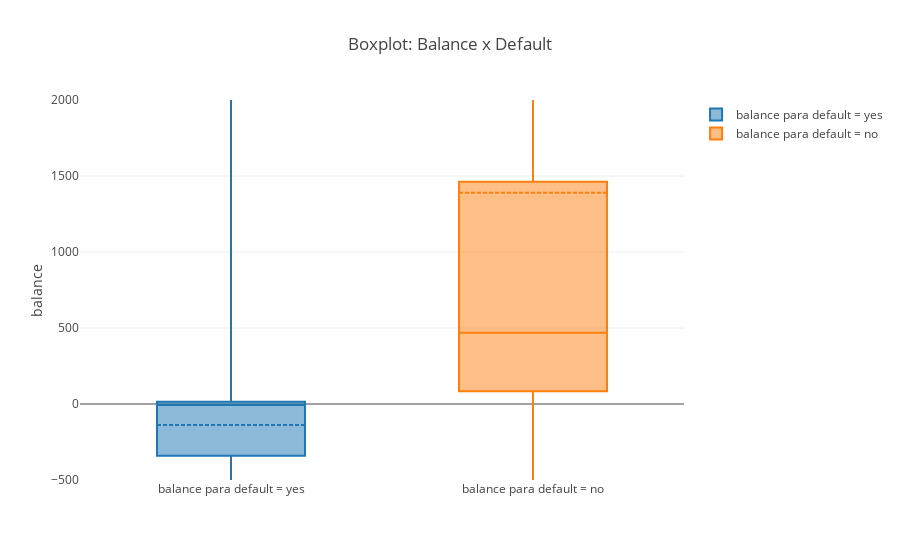

The code cell stored with this chart in its notebook:
### Markdown cell above
# 4 - O resultado da campanha anterior tem relevância na campanha atual?

Para cada status da campanha anterior, no gráfico acima, as colunas laranjas representam laranjas o número de fracassos ocorridos na campanha atual (y = no), as colunas azuis referem-se ao número de sucessos obtidos na campanha atual e a linha verde representa o share de sucessos da campanha atual (nº de sucessos / (nº de sucessos + nº de fracassos)). Como pode ser observado, o share de sucesso no status success (64,73%) tende a ser preponderantemente maior que os demais status (unknown, failure, other), os quais não superam a marca de 17%. Este é um indício de que a adesão tende a ser mais efetiva com clientes que já aderiram às campanhas passadas.

### Code cell
#%% 5 - Qual o fator determinante para que o banco exija um seguro de crédito?

# dataframe para ser encodado: trocar valor str por int
prep5 = df0.copy()

toEncoder5 = ['job', 'marital', 'education', 'default', 'housing', 'loan', 'contact', 'month', 'poutcome', 'y']

from sklearn.preprocessing import LabelEncoder

for i in toEncoder5:
    prep5[i] = LabelEncoder().fit_transform(prep5[i])

# plot gráfico 5a
df5a = prep5.corr(method='spearman')

fig, ax = plt.subplots()
sb.heatmap(df5a, vmin=-1, vmax=1.0, cmap='RdBu_r', robust=False, annot=True)
#plt.show()
ax.set_title('Correlação Entre as Variáveis (Coeficiente de Spearman)')
fig.set_size_inches(17.55, 12.405)

# plot gráfico 5b
df5b = prep5[['default','balance']].copy()

trace1 = go.Box(y=df5b[df5b.default==1].balance,
    name='balance para default = yes',
    boxmean=True,
    boxpoints=False,
    yaxis='y'
)
trace2=go.Box(y=df5b[df5b.default==0].balance,             
    name='balance para default = no',
    boxmean=True,
    boxpoints = False,
    yaxis='y'
)

data = [trace1, trace2]

layout = go.Layout(
    title='Boxplot: Balance x Default',
    yaxis = dict(
        anchor='y',
        title='balance',
        range=[-500,2000]
    )
)
    

fig = go.Figure(data=data, layout=layout)

iplot(fig,filename='gráfico 5b')

### Figure 1 — Plotly figure (JSON) as saved in the notebook; plotly's stock layout.template omitted (floating-point values rounded to 4 significant figures; data arrays with more than 128 entries replaced by an {"elided": "..."} marker saying what was removed)
{"data": [{"boxmean": true, "boxpoints": false, "name": "balance para default = yes", "type": "box", "uid": "b08149d4-ef3d-11e8-8218-e006e6d037a2", "y": {"elided": "815 int values"}, "yaxis": "y"}, {"boxmean": true, "boxpoints": false, "name": "balance para default = no", "type": "box", "uid": "b08149d5-ef3d-11e8-9cbe-e006e6d037a2", "y": {"elided": "44396 int values"}, "yaxis": "y"}], "layout": {"title": "Boxplot: Balance x Default", "yaxis": {"anchor": "y", "range": [-500, 2000], "title": "balance"}}}
